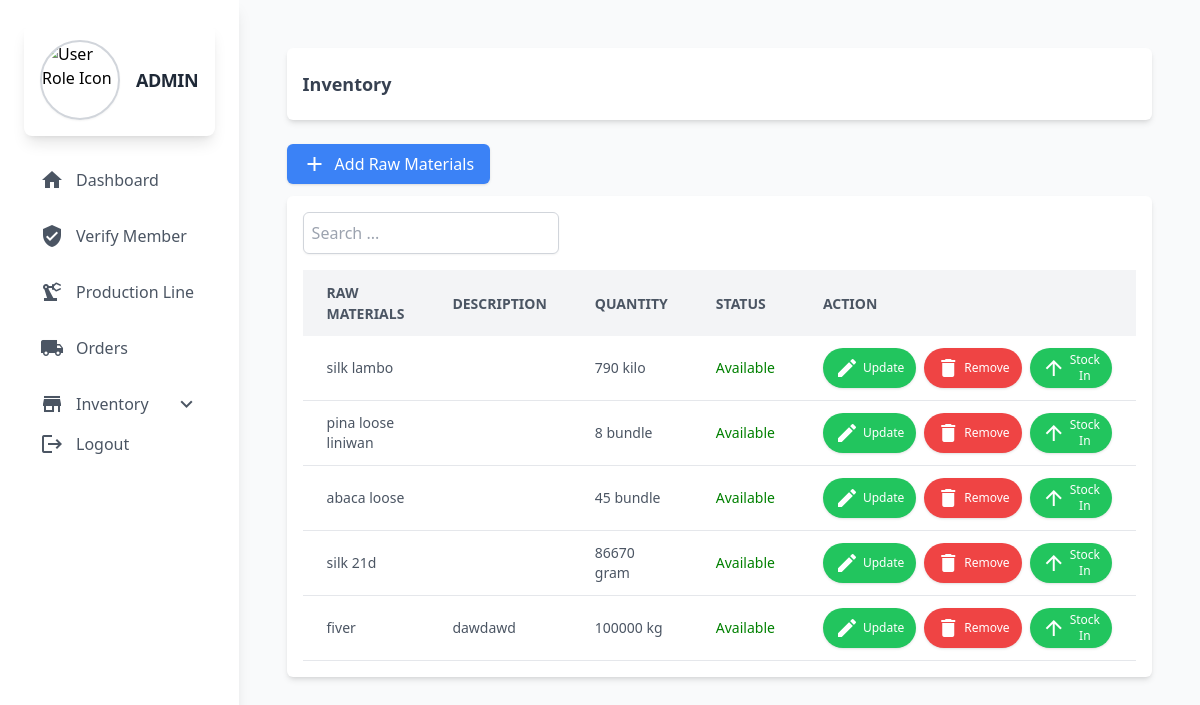
Page /admin/raw_materials.php (signed in) on the committed database.
### tables this page shows
CREATE TABLE `raw_materials` (
  `id` int(11) NOT NULL,
  `rm_name` varchar(60) NOT NULL,
  `rm_description` text DEFAULT NULL,
  `rm_quantity` varchar(255) NOT NULL,
  `rm_status` varchar(60) NOT NULL
);

### admin/backend/dbconnect.php (called while the page is built, shortened)
<?php
class db_connect
{
    public $host = db_host;
    public $user = db_user;
    public $pass = db_pass;
    public $name = db_name;
    public function connect()
    {
        try {
            $this->conn = new mysqli($this->host, $this->user, $this->pass, $this->name);
        } catch (\Throwable $th) {
            header("Location:setup.php");
        }
    }
}
?>

### admin/backend/class.php (called while the page is built, shortened)
<?php
include ('dbconnect.php');
class global_class extends db_connect
{
    public function fetch_all_materials() {
        $sql = "SELECT
                    rm.id AS rmid,
                    rm.rm_name,
                    rm.rm_description,
                    rm.rm_quantity,
                    CASE
                        WHEN rm.rm_quantity = 0 THEN 'Out of Stocks'
                        ELSE rm.rm_status
                    END AS rm_status
                FROM raw_materials AS rm
                ORDER BY rm.id ASC";
        $result = $this->conn->query($sql);
        return $result;
    }
}

### admin/backend/end-points/list_raw_material.php (the view, shortened to what this page needs)
<?php
$fetch_all_materials = $db->fetch_all_materials();
if ($fetch_all_materials->num_rows > 0) {
    while ($row = $fetch_all_materials->fetch_assoc()) {
?>
    <tr class="border-b border-gray-200 hover:bg-gray-50">
        <td class="py-3 px-6 text-left"><?php echo htmlspecialchars($row['rm_name']); ?></td>
        <td class="py-3 px-6 text-left"><?php echo htmlspecialchars($row['rm_description']); ?></td>
        <td class="py-3 px-6 text-left"><?php echo htmlspecialchars($row['rm_quantity']); ?></td>
        <td class="py-3 px-6 text-left" style="color:
            <?php
                if (strtolower($row['rm_status']) == 'available') echo 'green';
                else if (strtolower($row['rm_status']) == 'not available') echo 'red';
                else if (strtolower($row['rm_status']) == 'out of stocks') echo 'orange';
                else echo 'black';
            ?>;">
            <?php echo htmlspecialchars(ucfirst($row['rm_status'])); ?>
        </td>
        <td class="py-3 px-6 flex space-x-2">
            <button
                class="updateRmBtn bg-green-500 hover:bg-green-600 text-white py-1 px-3 rounded-full text-xs flex items-center shadow"
                data-id="<?php echo htmlspecialchars($row['rmid']); ?>"
                data-rm_name="<?php echo htmlspecialchars($row['rm_name']); ?>"
                data-rm_description="<?php echo htmlspecialchars($row['rm_description']); ?>"
                data-rm_quantity="<?php echo htmlspecialchars($row['rm_quantity']); ?>"
                data-rm_status="<?php echo htmlspecialchars($row['rm_status']); ?>"
            >
                <span class="material-icons text-sm mr-1">edit</span> Update
            </button>
            <button
                class="deleteRmBtn bg-red-500 hover:bg-red-600 text-white py-1 px-3 rounded-full text-xs flex items-center shadow"
                data-id="<?php echo htmlspecialchars($row['rmid']); ?>"
                data-rm_name="<?php echo htmlspecialchars($row['rm_name']); ?>">
                <span class="material-icons text-sm mr-1">delete</span> Remove
            </button>
            <button
                class="stockInRmBtn bg-green-500 hover:bg-green-600 text-white py-1 px-3 rounded-full text-xs flex items-center shadow"
                data-id="<?php echo htmlspecialchars($row['rmid']); ?>"
                data-rm_name="<?php echo htmlspecialchars($row['rm_name']); ?>">
                <span class="material-icons text-sm mr-1">arrow_upward</span> Stock In
            </button>
        </td>
    </tr>
<?php
    }
} else {
?>
    <tr>
        <td colspan="8" class="py-3 px-6 text-center">No raw materials found.</td>
    </tr>
<?php
}
?>

### rows in the picture
raw_materials: rm_name "silk lambo", rm_quantity "790 kilo", rm_status "Available"
raw_materials: rm_name "pina loose liniwan", rm_quantity "8 bundle", rm_status "Available"
raw_materials: rm_name "abaca loose", rm_quantity "45 bundle", rm_status "Available"
raw_materials: rm_name "silk 21d", rm_quantity "86670 gram", rm_status "Available"
raw_materials: rm_name "fiver", rm_description "dawdawd", rm_quantity "100000 kg", rm_status "Available"

### other values in the picture
$_SESSION['user_type'] "ADMIN"
